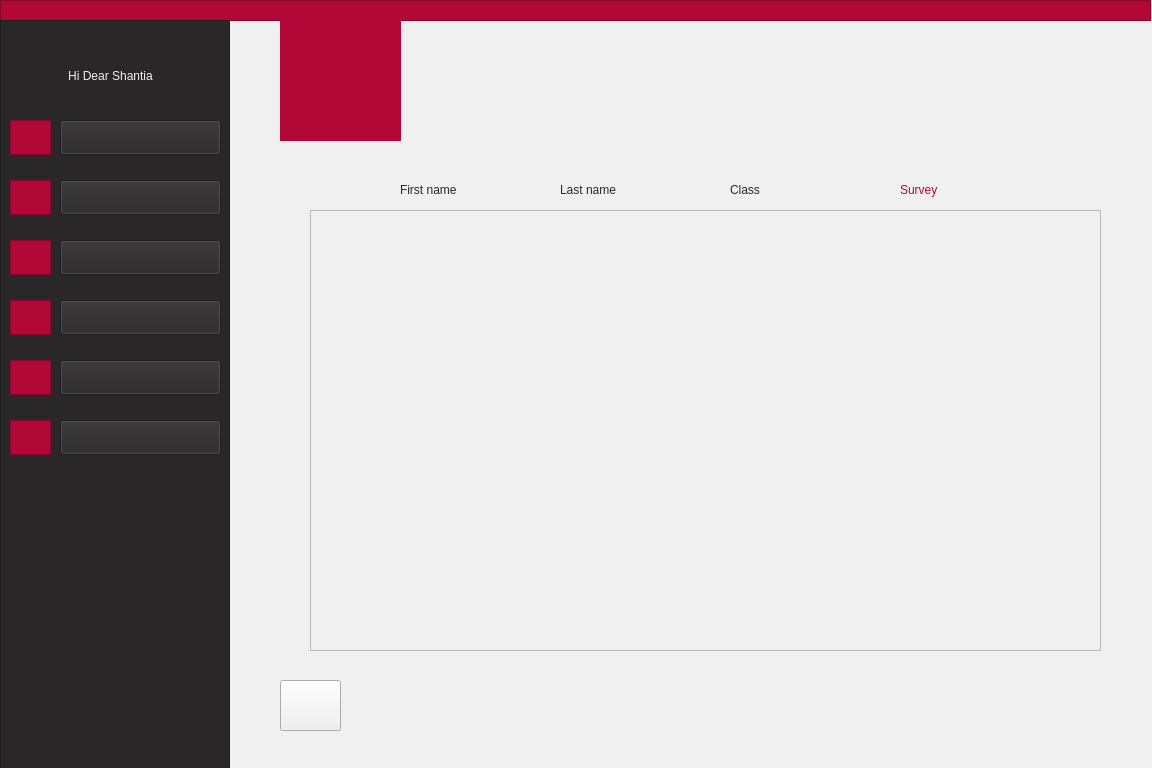
<?xml version="1.0" encoding="UTF-8"?>
<ui version="4.0">
 <class>StudentTeacherSurvey</class>
 <widget class="QWidget" name="StudentTeacherSurvey">
  <property name="geometry">
   <rect>
    <x>0</x>
    <y>0</y>
    <width>1152</width>
    <height>768</height>
   </rect>
  </property>
  <property name="minimumSize">
   <size>
    <width>1152</width>
    <height>768</height>
   </size>
  </property>
  <property name="windowTitle">
   <string>Form</string>
  </property>
  <property name="styleSheet">
   <string notr="true">background-color: rgb(240, 240, 240);</string>
  </property>
  <widget class="QFrame" name="frame">
   <property name="geometry">
    <rect>
     <x>0</x>
     <y>0</y>
     <width>1151</width>
     <height>21</height>
    </rect>
   </property>
   <property name="styleSheet">
    <string notr="true">background-color: rgb(178, 8, 55);
border-color: rgb(178, 8, 55);</string>
   </property>
   <property name="frameShape">
    <enum>QFrame::StyledPanel</enum>
   </property>
   <property name="frameShadow">
    <enum>QFrame::Raised</enum>
   </property>
  </widget>
  <widget class="QFrame" name="frame_2">
   <property name="geometry">
    <rect>
     <x>0</x>
     <y>20</y>
     <width>230</width>
     <height>768</height>
    </rect>
   </property>
   <property name="styleSheet">
    <string notr="true">background-color: rgb(41, 39, 40);
border-color: rgb(41, 39, 40);</string>
   </property>
   <property name="frameShape">
    <enum>QFrame::StyledPanel</enum>
   </property>
   <property name="frameShadow">
    <enum>QFrame::Raised</enum>
   </property>
   <widget class="QPushButton" name="pushButton">
    <property name="geometry">
     <rect>
      <x>60</x>
      <y>100</y>
      <width>161</width>
      <height>35</height>
     </rect>
    </property>
    <property name="styleSheet">
     <string notr="true">font: 11pt &quot;Montserrat&quot;;
</string>
    </property>
    <property name="text">
     <string/>
    </property>
   </widget>
   <widget class="QPushButton" name="pushButton_2">
    <property name="geometry">
     <rect>
      <x>60</x>
      <y>160</y>
      <width>161</width>
      <height>35</height>
     </rect>
    </property>
    <property name="styleSheet">
     <string notr="true">font: 11pt &quot;Montserrat&quot;;
</string>
    </property>
    <property name="text">
     <string/>
    </property>
   </widget>
   <widget class="QPushButton" name="pushButton_3">
    <property name="geometry">
     <rect>
      <x>60</x>
      <y>220</y>
      <width>161</width>
      <height>35</height>
     </rect>
    </property>
    <property name="styleSheet">
     <string notr="true">font: 11pt &quot;Montserrat&quot;;
</string>
    </property>
    <property name="text">
     <string/>
    </property>
   </widget>
   <widget class="QPushButton" name="pushButton_4">
    <property name="geometry">
     <rect>
      <x>60</x>
      <y>280</y>
      <width>161</width>
      <height>35</height>
     </rect>
    </property>
    <property name="styleSheet">
     <string notr="true">font: 11pt &quot;Montserrat&quot;;
</string>
    </property>
    <property name="text">
     <string/>
    </property>
   </widget>
   <widget class="QFrame" name="frame_3">
    <property name="geometry">
     <rect>
      <x>10</x>
      <y>100</y>
      <width>41</width>
      <height>35</height>
     </rect>
    </property>
    <property name="styleSheet">
     <string notr="true">background-color: rgb(178, 8, 55);
border-color: rgb(178, 8, 55);</string>
    </property>
    <property name="frameShape">
     <enum>QFrame::StyledPanel</enum>
    </property>
    <property name="frameShadow">
     <enum>QFrame::Raised</enum>
    </property>
    <widget class="QLabel" name="label_21">
     <property name="geometry">
      <rect>
       <x>5</x>
       <y>2</y>
       <width>31</width>
       <height>31</height>
      </rect>
     </property>
     <property name="styleSheet">
      <string notr="true"/>
     </property>
     <property name="text">
      <string/>
     </property>
     <property name="pixmap">
      <pixmap resource="icon.qrc">:/icon/profile.png</pixmap>
     </property>
     <property name="scaledContents">
      <bool>true</bool>
     </property>
    </widget>
   </widget>
   <widget class="QFrame" name="frame_5">
    <property name="geometry">
     <rect>
      <x>10</x>
      <y>160</y>
      <width>41</width>
      <height>35</height>
     </rect>
    </property>
    <property name="cursor">
     <cursorShape>ArrowCursor</cursorShape>
    </property>
    <property name="styleSheet">
     <string notr="true">background-color: rgb(178, 8, 55);
border-color: rgb(178, 8, 55);</string>
    </property>
    <property name="frameShape">
     <enum>QFrame::StyledPanel</enum>
    </property>
    <property name="frameShadow">
     <enum>QFrame::Raised</enum>
    </property>
    <widget class="QLabel" name="label_20">
     <property name="geometry">
      <rect>
       <x>5</x>
       <y>2</y>
       <width>31</width>
       <height>31</height>
      </rect>
     </property>
     <property name="text">
      <string/>
     </property>
     <property name="pixmap">
      <pixmap resource="icon.qrc">:/icon/message.png</pixmap>
     </property>
     <property name="scaledContents">
      <bool>true</bool>
     </property>
    </widget>
   </widget>
   <widget class="QFrame" name="frame_6">
    <property name="geometry">
     <rect>
      <x>10</x>
      <y>220</y>
      <width>41</width>
      <height>35</height>
     </rect>
    </property>
    <property name="styleSheet">
     <string notr="true">background-color: rgb(178, 8, 55);
border-color: rgb(178, 8, 55);</string>
    </property>
    <property name="frameShape">
     <enum>QFrame::StyledPanel</enum>
    </property>
    <property name="frameShadow">
     <enum>QFrame::Raised</enum>
    </property>
    <widget class="QLabel" name="label_11">
     <property name="geometry">
      <rect>
       <x>5</x>
       <y>2</y>
       <width>31</width>
       <height>31</height>
      </rect>
     </property>
     <property name="text">
      <string/>
     </property>
     <property name="pixmap">
      <pixmap resource="icon.qrc">:/icon/schedule.png</pixmap>
     </property>
     <property name="scaledContents">
      <bool>true</bool>
     </property>
    </widget>
   </widget>
   <widget class="QFrame" name="frame_7">
    <property name="geometry">
     <rect>
      <x>10</x>
      <y>280</y>
      <width>41</width>
      <height>35</height>
     </rect>
    </property>
    <property name="styleSheet">
     <string notr="true">background-color: rgb(178, 8, 55);
border-color: rgb(178, 8, 55);</string>
    </property>
    <property name="frameShape">
     <enum>QFrame::StyledPanel</enum>
    </property>
    <property name="frameShadow">
     <enum>QFrame::Raised</enum>
    </property>
    <widget class="QLabel" name="label_7">
     <property name="geometry">
      <rect>
       <x>5</x>
       <y>2</y>
       <width>31</width>
       <height>31</height>
      </rect>
     </property>
     <property name="text">
      <string/>
     </property>
     <property name="pixmap">
      <pixmap resource="term-management-icon.qrc">:/icons/icons8-web-64.png</pixmap>
     </property>
     <property name="scaledContents">
      <bool>true</bool>
     </property>
    </widget>
   </widget>
   <widget class="QLabel" name="label_2">
    <property name="geometry">
     <rect>
      <x>20</x>
      <y>40</y>
      <width>181</width>
      <height>31</height>
     </rect>
    </property>
    <property name="styleSheet">
     <string notr="true">font: 11pt &quot;Montserrat&quot;;
color: rgb(240, 240, 240);</string>
    </property>
    <property name="text">
     <string>Hi Dear Shantia</string>
    </property>
    <property name="alignment">
     <set>Qt::AlignCenter</set>
    </property>
   </widget>
   <widget class="QLabel" name="label_3">
    <property name="geometry">
     <rect>
      <x>110</x>
      <y>100</y>
      <width>71</width>
      <height>30</height>
     </rect>
    </property>
    <property name="autoFillBackground">
     <bool>false</bool>
    </property>
    <property name="styleSheet">
     <string notr="true">font: 11pt &quot;Montserrat&quot;;
color: rgb(240, 240, 240);</string>
    </property>
    <property name="lineWidth">
     <number>0</number>
    </property>
    <property name="text">
     <string>Profile</string>
    </property>
    <property name="alignment">
     <set>Qt::AlignCenter</set>
    </property>
   </widget>
   <widget class="QLabel" name="label_4">
    <property name="geometry">
     <rect>
      <x>90</x>
      <y>160</y>
      <width>111</width>
      <height>30</height>
     </rect>
    </property>
    <property name="styleSheet">
     <string notr="true">font: 11pt &quot;Montserrat&quot;;
color: rgb(240, 240, 240);</string>
    </property>
    <property name="text">
     <string>Messages</string>
    </property>
    <property name="alignment">
     <set>Qt::AlignCenter</set>
    </property>
   </widget>
   <widget class="QLabel" name="label_5">
    <property name="geometry">
     <rect>
      <x>60</x>
      <y>220</y>
      <width>161</width>
      <height>30</height>
     </rect>
    </property>
    <property name="styleSheet">
     <string notr="true">font: 11pt &quot;Montserrat&quot;;
color: rgb(240, 240, 240);</string>
    </property>
    <property name="text">
     <string>Weekly Schedule</string>
    </property>
    <property name="alignment">
     <set>Qt::AlignCenter</set>
    </property>
   </widget>
   <widget class="QFrame" name="frame_15">
    <property name="geometry">
     <rect>
      <x>10</x>
      <y>400</y>
      <width>41</width>
      <height>35</height>
     </rect>
    </property>
    <property name="styleSheet">
     <string notr="true">background-color: rgb(178, 8, 55);
border-color: rgb(178, 8, 55);</string>
    </property>
    <property name="frameShape">
     <enum>QFrame::StyledPanel</enum>
    </property>
    <property name="frameShadow">
     <enum>QFrame::Raised</enum>
    </property>
    <widget class="QLabel" name="label_22">
     <property name="geometry">
      <rect>
       <x>5</x>
       <y>2</y>
       <width>31</width>
       <height>31</height>
      </rect>
     </property>
     <property name="text">
      <string/>
     </property>
     <property name="pixmap">
      <pixmap resource="term-management-icon.qrc">:/icons/icons8-survey-50.png</pixmap>
     </property>
     <property name="scaledContents">
      <bool>true</bool>
     </property>
    </widget>
   </widget>
   <widget class="QPushButton" name="pushButton_7">
    <property name="geometry">
     <rect>
      <x>60</x>
      <y>400</y>
      <width>161</width>
      <height>35</height>
     </rect>
    </property>
    <property name="styleSheet">
     <string notr="true">font: 11pt &quot;Montserrat&quot;;
</string>
    </property>
    <property name="text">
     <string/>
    </property>
   </widget>
   <widget class="QPushButton" name="pushButton_6">
    <property name="geometry">
     <rect>
      <x>60</x>
      <y>340</y>
      <width>161</width>
      <height>35</height>
     </rect>
    </property>
    <property name="styleSheet">
     <string notr="true">font: 11pt &quot;Montserrat&quot;;
</string>
    </property>
    <property name="text">
     <string/>
    </property>
   </widget>
   <widget class="QFrame" name="frame_16">
    <property name="geometry">
     <rect>
      <x>10</x>
      <y>340</y>
      <width>41</width>
      <height>35</height>
     </rect>
    </property>
    <property name="styleSheet">
     <string notr="true">background-color: rgb(178, 8, 55);
border-color: rgb(178, 8, 55);</string>
    </property>
    <property name="frameShape">
     <enum>QFrame::StyledPanel</enum>
    </property>
    <property name="frameShadow">
     <enum>QFrame::Raised</enum>
    </property>
    <widget class="QLabel" name="label_10">
     <property name="geometry">
      <rect>
       <x>5</x>
       <y>2</y>
       <width>31</width>
       <height>31</height>
      </rect>
     </property>
     <property name="text">
      <string/>
     </property>
     <property name="pixmap">
      <pixmap resource="term-management-icon.qrc">:/icons/icons8-view-headline-50.png</pixmap>
     </property>
     <property name="scaledContents">
      <bool>true</bool>
     </property>
    </widget>
   </widget>
   <widget class="QLabel" name="label_6">
    <property name="geometry">
     <rect>
      <x>95</x>
      <y>290</y>
      <width>111</width>
      <height>20</height>
     </rect>
    </property>
    <property name="styleSheet">
     <string notr="true">font: 11pt &quot;Montserrat&quot;;
color: rgb(240, 240, 240);</string>
    </property>
    <property name="text">
     <string>Enrollment</string>
    </property>
   </widget>
   <widget class="QLabel" name="label_23">
    <property name="geometry">
     <rect>
      <x>90</x>
      <y>350</y>
      <width>121</width>
      <height>20</height>
     </rect>
    </property>
    <property name="styleSheet">
     <string notr="true">font: 11pt &quot;Montserrat&quot;;
color: rgb(240, 240, 240);</string>
    </property>
    <property name="text">
     <string>View Scores</string>
    </property>
   </widget>
   <widget class="QLabel" name="label_24">
    <property name="geometry">
     <rect>
      <x>80</x>
      <y>410</y>
      <width>141</width>
      <height>20</height>
     </rect>
    </property>
    <property name="styleSheet">
     <string notr="true">font: 11pt &quot;Montserrat&quot;;
color: rgb(240, 240, 240);</string>
    </property>
    <property name="text">
     <string>Teacher Survey</string>
    </property>
   </widget>
   <zorder>frame_5</zorder>
   <zorder>frame_6</zorder>
   <zorder>frame_7</zorder>
   <zorder>label_2</zorder>
   <zorder>label_3</zorder>
   <zorder>label_4</zorder>
   <zorder>label_5</zorder>
   <zorder>frame_3</zorder>
   <zorder>pushButton</zorder>
   <zorder>pushButton_2</zorder>
   <zorder>pushButton_3</zorder>
   <zorder>frame_15</zorder>
   <zorder>frame_16</zorder>
   <zorder>label_6</zorder>
   <zorder>label_23</zorder>
   <zorder>label_24</zorder>
   <zorder>pushButton_6</zorder>
   <zorder>pushButton_7</zorder>
   <zorder>pushButton_4</zorder>
  </widget>
  <widget class="QPushButton" name="backToMenu">
   <property name="geometry">
    <rect>
     <x>280</x>
     <y>680</y>
     <width>61</width>
     <height>51</height>
    </rect>
   </property>
   <property name="text">
    <string/>
   </property>
  </widget>
  <widget class="QLabel" name="label_14">
   <property name="geometry">
    <rect>
     <x>280</x>
     <y>680</y>
     <width>41</width>
     <height>46</height>
    </rect>
   </property>
   <property name="styleSheet">
    <string>font: 9pt &quot;Montserrat&quot;;
color: rgb(178, 8, 55);</string>
   </property>
   <property name="text">
    <string/>
   </property>
   <property name="pixmap">
    <pixmap resource="arrowIcon.qrc">:/new/prefix1/icons8-left-arrow-50.png</pixmap>
   </property>
   <property name="scaledContents">
    <bool>true</bool>
   </property>
  </widget>
  <widget class="QScrollArea" name="scrollArea">
   <property name="geometry">
    <rect>
     <x>310</x>
     <y>210</y>
     <width>791</width>
     <height>441</height>
    </rect>
   </property>
   <property name="widgetResizable">
    <bool>true</bool>
   </property>
   <widget class="QWidget" name="scrollAreaWidgetContents">
    <property name="geometry">
     <rect>
      <x>0</x>
      <y>0</y>
      <width>789</width>
      <height>439</height>
     </rect>
    </property>
    <layout class="QVBoxLayout" name="verticalLayout_3">
     <item>
      <layout class="QVBoxLayout" name="verticalLayout_2"/>
     </item>
    </layout>
   </widget>
  </widget>
  <widget class="QLabel" name="label_9">
   <property name="geometry">
    <rect>
     <x>285</x>
     <y>20</y>
     <width>111</width>
     <height>111</height>
    </rect>
   </property>
   <property name="styleSheet">
    <string notr="true">background-color: rgb(178, 8, 55);</string>
   </property>
   <property name="text">
    <string/>
   </property>
   <property name="pixmap">
    <pixmap resource="pictures.qrc">:/logo/filename.jpg</pixmap>
   </property>
   <property name="scaledContents">
    <bool>true</bool>
   </property>
  </widget>
  <widget class="QLabel" name="label">
   <property name="geometry">
    <rect>
     <x>280</x>
     <y>20</y>
     <width>121</width>
     <height>121</height>
    </rect>
   </property>
   <property name="styleSheet">
    <string notr="true">background-color: rgb(178, 8, 55);
border-color: rgb(178, 8, 55);
</string>
   </property>
   <property name="text">
    <string/>
   </property>
   <property name="pixmap">
    <pixmap>:/AjaxLogo/filename.jpg</pixmap>
   </property>
   <property name="scaledContents">
    <bool>true</bool>
   </property>
   <property name="alignment">
    <set>Qt::AlignCenter</set>
   </property>
  </widget>
  <widget class="QLabel" name="label_13">
   <property name="geometry">
    <rect>
     <x>560</x>
     <y>180</y>
     <width>91</width>
     <height>20</height>
    </rect>
   </property>
   <property name="styleSheet">
    <string notr="true">font: 10pt &quot;Montserrat&quot;;
color: rgb(41, 39, 40);</string>
   </property>
   <property name="text">
    <string>Last name</string>
   </property>
  </widget>
  <widget class="QLabel" name="label_12">
   <property name="geometry">
    <rect>
     <x>400</x>
     <y>180</y>
     <width>101</width>
     <height>20</height>
    </rect>
   </property>
   <property name="styleSheet">
    <string notr="true">font: 10pt &quot;Montserrat&quot;;
color: rgb(41, 39, 40);</string>
   </property>
   <property name="text">
    <string>First name</string>
   </property>
  </widget>
  <widget class="QLabel" name="label_16">
   <property name="geometry">
    <rect>
     <x>900</x>
     <y>180</y>
     <width>91</width>
     <height>20</height>
    </rect>
   </property>
   <property name="styleSheet">
    <string notr="true">font: 10pt &quot;Montserrat&quot;;
color: rgb(178, 8, 55);</string>
   </property>
   <property name="text">
    <string>Survey</string>
   </property>
  </widget>
  <widget class="QLabel" name="label_15">
   <property name="geometry">
    <rect>
     <x>730</x>
     <y>180</y>
     <width>81</width>
     <height>20</height>
    </rect>
   </property>
   <property name="styleSheet">
    <string notr="true">font: 10pt &quot;Montserrat&quot;;
color: rgb(41, 39, 40);</string>
   </property>
   <property name="text">
    <string>Class</string>
   </property>
  </widget>
  <zorder>frame</zorder>
  <zorder>frame_2</zorder>
  <zorder>label_14</zorder>
  <zorder>scrollArea</zorder>
  <zorder>label</zorder>
  <zorder>label_9</zorder>
  <zorder>backToMenu</zorder>
  <zorder>label_13</zorder>
  <zorder>label_12</zorder>
  <zorder>label_16</zorder>
  <zorder>label_15</zorder>
 </widget>
 <resources>
  <include location="term-management-icon.qrc"/>
  <include location="icon.qrc"/>
  <include location="pictures.qrc"/>
  <include location="arrowIcon.qrc"/>
 </resources>
 <connections/>
</ui>
